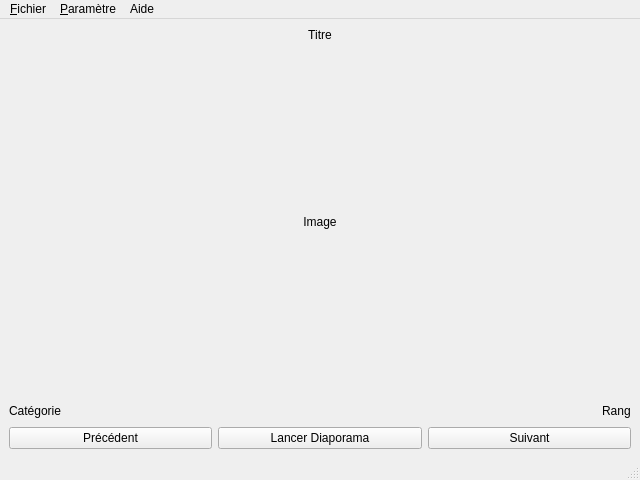
<?xml version="1.0" encoding="UTF-8"?>
<ui version="4.0">
 <class>LecteurVue</class>
 <widget class="QMainWindow" name="LecteurVue">
  <property name="geometry">
   <rect>
    <x>0</x>
    <y>0</y>
    <width>640</width>
    <height>480</height>
   </rect>
  </property>
  <property name="windowTitle">
   <string>Mon Application</string>
  </property>
  <widget class="QWidget" name="centralwidget">
   <layout class="QVBoxLayout" name="verticalLayout">
    <item>
     <widget class="QLabel" name="titre">
      <property name="text">
       <string>Titre</string>
      </property>
      <property name="alignment">
       <set>Qt::AlignHCenter</set>
      </property>
     </widget>
    </item>
    <item>
     <widget class="QLabel" name="image">
      <property name="enabled">
       <bool>true</bool>
      </property>
      <property name="sizePolicy">
       <sizepolicy hsizetype="Ignored" vsizetype="Ignored">
        <horstretch>0</horstretch>
        <verstretch>1</verstretch>
       </sizepolicy>
      </property>
      <property name="text">
       <string>Image</string>
      </property>
      <property name="scaledContents">
       <bool>true</bool>
      </property>
      <property name="alignment">
       <set>Qt::AlignCenter</set>
      </property>
     </widget>
    </item>
    <item>
     <layout class="QHBoxLayout" name="horizontalLayout_2">
      <item>
       <widget class="QLabel" name="categorie">
        <property name="text">
         <string>Catégorie</string>
        </property>
       </widget>
      </item>
      <item>
       <spacer name="horizontalSpacer">
        <property name="orientation">
         <enum>Qt::Horizontal</enum>
        </property>
        <property name="sizeHint" stdset="0">
         <size>
          <width>0</width>
          <height>20</height>
         </size>
        </property>
       </spacer>
      </item>
      <item>
       <widget class="QLabel" name="rang">
        <property name="text">
         <string>Rang</string>
        </property>
       </widget>
      </item>
     </layout>
    </item>
    <item>
     <layout class="QHBoxLayout" name="horizontalLayout">
      <item>
       <widget class="QPushButton" name="precedent">
        <property name="text">
         <string>Précédent</string>
        </property>
       </widget>
      </item>
      <item>
       <widget class="QPushButton" name="lancer_diaporama">
        <property name="text">
         <string>Lancer Diaporama</string>
        </property>
       </widget>
      </item>
      <item>
       <widget class="QPushButton" name="suivant">
        <property name="text">
         <string>Suivant</string>
        </property>
       </widget>
      </item>
     </layout>
    </item>
   </layout>
  </widget>
  <widget class="QMenuBar" name="menubar">
   <property name="geometry">
    <rect>
     <x>0</x>
     <y>0</y>
     <width>640</width>
     <height>22</height>
    </rect>
   </property>
   <widget class="QMenu" name="menu_Fichier">
    <property name="title">
     <string>&amp;Fichier</string>
    </property>
    <addaction name="actionSortir"/>
   </widget>
   <widget class="QMenu" name="menuParam_tre">
    <property name="title">
     <string>&amp;Paramètre</string>
    </property>
    <widget class="QMenu" name="menuVItesse_de_d_filement">
     <property name="title">
      <string>VItesse de défilement</string>
     </property>
     <addaction name="actionToutes_les_2_secondes"/>
    </widget>
    <addaction name="actionChanger_diaporama"/>
    <addaction name="actionEnlever_diaporama"/>
    <addaction name="menuVItesse_de_d_filement"/>
   </widget>
   <widget class="QMenu" name="menuAide">
    <property name="title">
     <string>Aide</string>
    </property>
    <addaction name="action_propos_de"/>
   </widget>
   <addaction name="menu_Fichier"/>
   <addaction name="menuParam_tre"/>
   <addaction name="menuAide"/>
  </widget>
  <widget class="QStatusBar" name="statusbar"/>
  <action name="action_quitter">
   <property name="text">
    <string>Sortir</string>
   </property>
  </action>
  <action name="action_changer_diaporama">
   <property name="text">
    <string>Changer diaporama</string>
   </property>
  </action>
  <action name="action_enlever_diaporama">
   <property name="text">
    <string>Enlever diaporama</string>
   </property>
  </action>
  <action name="action_vitesse_defilement">
   <property name="text">
    <string>Vitesse de défilement</string>
   </property>
  </action>
  <action name="actionSortir">
   <property name="text">
    <string>Sortir</string>
   </property>
  </action>
  <action name="actionChanger_diaporama">
   <property name="text">
    <string>Charger diaporama</string>
   </property>
  </action>
  <action name="actionEnlever_diaporama">
   <property name="text">
    <string>Enlever diaporama</string>
   </property>
  </action>
  <action name="actionToutes_les_2_secondes">
   <property name="text">
    <string>Toutes les 2 secondes</string>
   </property>
  </action>
  <action name="action_propos_de">
   <property name="text">
    <string>À propos de...</string>
   </property>
  </action>
 </widget>
 <resources/>
 <connections/>
</ui>
